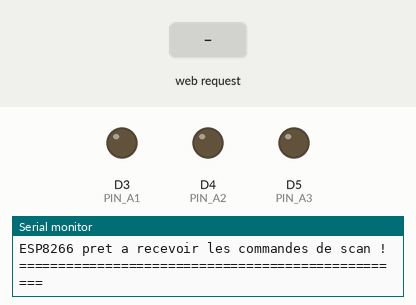
The sketch below on a simulated ESP8266 (Wemos D1 mini). Shown: output pins drawn as LEDs (lit = HIGH), the last lines printed to the serial monitor. Dashed ring = blinking. The test bench sets the inputs (shaded band). WiFi joins after 1.5 s; servers stay silent unless stated.

Above: at 3.5 s.
3.6 s: HTTP request GET /test received
At 3.67 s:
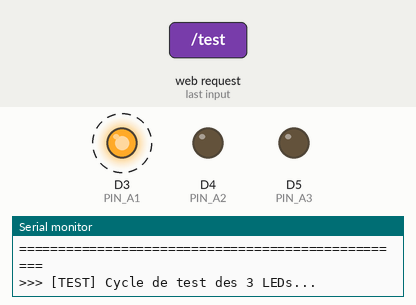
6.6 s: HTTP request GET /blink?casier=A1 received
At 6.75 s:
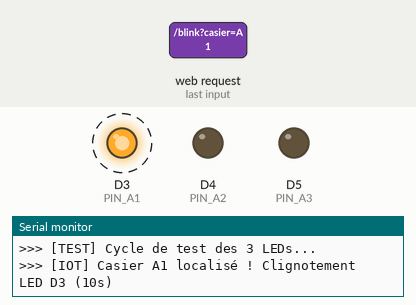
9.6 s: HTTP request GET /off received
At 10.8 s:
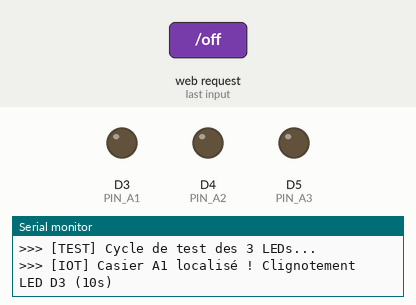
11.2 s: HTTP request GET /blink?casier=A2 received
At 11.62 s:
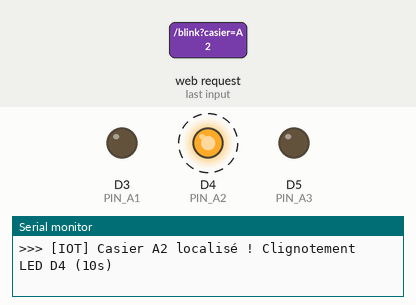
Timing chart, 0 to 15.2 s (numbered marks = the images above; inputs shaded):
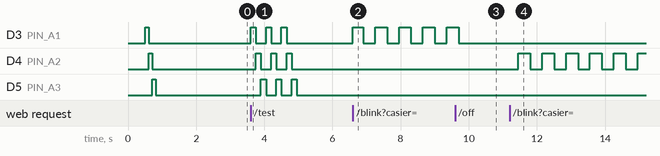

Measured:
- after the input at 3.6 s, D3 (PIN_A1): alternates HIGH for 0.15 s and LOW for 0.30 s, 6 changes in all, then stays LOW, starting at once; D4 (PIN_A2): alternates HIGH for 0.15 s and LOW for 0.30 s, 6 changes in all, then stays LOW, starting after 0.15 s
- after the input at 6.6 s, D3 (PIN_A1): alternates HIGH for 0.35 s and LOW for 0.35 s, starting at once
- after the input at 9.6 s, D3 (PIN_A1): goes on until 9.7 s, then stays LOW
- after the input at 11.2 s, D4 (PIN_A2): alternates HIGH for 0.35 s and LOW for 0.35 s, starting after 0.25 s

The sketch:

keylocator_esp8266.ino
```cpp
/*
 ===============================================================================
  KeyLocator — Firmware ESP8266 / NodeMCU (Guidage Lumineux IoT)
 ===============================================================================
  Matériel :
    - Carte ESP8266 (NodeMCU v2/v3 ou Wemos D1 Mini)
    - Breadboard + 3 LEDs + résistances (220Ω ou 330Ω)

  Câblage des LEDs :
    - LED Casier A1 (Clé UE 11R) : Broche D3 (GPIO 0) -> Anode (+) | GND -> Cathode (-)
    - LED Casier A2 (Clé C8 208) : Broche D4 (GPIO 2) -> Anode (+) | GND -> Cathode (-)
    - LED Casier A3 (Clé UG 5D)  : Broche D5 (GPIO 14)-> Anode (+) | GND -> Cathode (-)

  Fonctionnement :
    1. L'ESP8266 se connecte à votre réseau Wi-Fi local.
    2. Il interroge en continu le Backend FastAPI (http://<PC_IP>:8000/api/iot/active).
    3. Dès qu'une clé est identifiée par le scan Web, la LED du casier correspondant
       clignote pendant 10 secondes !
    4. Un mini-serveur Web interne permet aussi de tester les LEDs depuis un navigateur :
       http://<IP_ESP8266>/test
 ===============================================================================
*/

#include <ESP8266WiFi.h>
#include <ESP8266HTTPClient.h>
#include <ESP8266WebServer.h>
#include <WiFiClient.h>

// =============================================================================
// 1. CONFIGURATION DU RÉSEAU WI-FI & DU SERVEUR BACKEND
// =============================================================================
const char* WIFI_SSID     = "VOTRE_NOM_WIFI";       // <-- Remplacez par le nom de votre box Wi-Fi
const char* WIFI_PASSWORD = "VOTRE_MOT_DE_PASSE";   // <-- Mot de passe Wi-Fi

// Adresse IP de votre PC sur le réseau local (affichée au démarrage du projet)
const char* SERVER_HOST   = "192.168.1.17";         // <-- IP locale de votre ordinateur
const int   SERVER_PORT   = 8000;

// URL de l'endpoint ultra-léger du backend
const String IOT_ENDPOINT = "/api/iot/active";

// =============================================================================
// 2. CONFIGURATION DES BROCHES (PINS) DES 3 CASIERS
// =============================================================================
const int PIN_A1 = D3;  // Casier A1 (UE 11R)
const int PIN_A2 = D4;  // Casier A2 (C8 208 / C8 206)
const int PIN_A3 = D5;  // Casier A3 (UG 5D)

// Durée de clignotement par défaut (10 secondes)
const unsigned long DUREE_CLIGNOTEMENT_MS = 10000;
const unsigned long PERIODE_BLINK_MS      = 200;    // Clignote toutes les 200ms

// =============================================================================
// VARIABLES GLOBALES
// =============================================================================
ESP8266WebServer server(80);
WiFiClient wifiClient;

int pinActif = -1;                          // -1 = aucune LED active
unsigned long finClignotement = 0;          // Timestamp d'extinction
unsigned long dernierBlink = 0;
bool etatLedBlink = false;
unsigned long dernierPoll = 0;
const unsigned long INTERVALLE_POLL_MS = 350; // Interroge le serveur toutes les 350ms


// =============================================================================
// FONCTIONS DE CONTRÔLE DES LEDS
// =============================================================================
void eteindreToutesLesLeds() {
  digitalWrite(PIN_A1, LOW);
  digitalWrite(PIN_A2, LOW);
  digitalWrite(PIN_A3, LOW);
  pinActif = -1;
  finClignotement = 0;
}

void activerCasier(String casier, unsigned long dureeMs = DUREE_CLIGNOTEMENT_MS) {
  eteindreToutesLesLeds();

  if (casier == "A1") {
    pinActif = PIN_A1;
    Serial.println(">>> [IOT] Casier A1 localisé ! Clignotement LED D3 (10s)");
  } else if (casier == "A2") {
    pinActif = PIN_A2;
    Serial.println(">>> [IOT] Casier A2 localisé ! Clignotement LED D4 (10s)");
  } else if (casier == "A3") {
    pinActif = PIN_A3;
    Serial.println(">>> [IOT] Casier A3 localisé ! Clignotement LED D5 (10s)");
  } else {
    return;
  }

  finClignotement = millis() + dureeMs;
}

void gererClignotement() {
  if (pinActif == -1) return;

  unsigned long maintenant = millis();

  // Fin du délai de 10 secondes atteint -> éteindre
  if (maintenant >= finClignotement) {
    Serial.println(">>> [IOT] Fin des 10s — Extinction de la LED");
    eteindreToutesLesLeds();
    return;
  }

  // Animation de clignotement régulier (200ms ON / 200ms OFF)
  if (maintenant - dernierBlink >= PERIODE_BLINK_MS) {
    dernierBlink = maintenant;
    etatLedBlink = !etatLedBlink;
    digitalWrite(pinActif, etatLedBlink ? HIGH : LOW);
  }
}

// =============================================================================
// INTERROGATION DU BACKEND FASTAPI (POLLING)
// =============================================================================
void interrogerServeur() {
  if (WiFi.status() != WL_CONNECTED) return;

  HTTPClient http;
  String url = "http://" + String(SERVER_HOST) + ":" + String(SERVER_PORT) + IOT_ENDPOINT;

  http.begin(wifiClient, url);
  http.setTimeout(800);

  int httpCode = http.GET();
  if (httpCode == HTTP_CODE_OK) {
    String reponse = http.getString();
    reponse.trim();

    if (reponse == "A1" || reponse == "A2" || reponse == "A3") {
      // Si la LED n'est pas déjà en train de clignoter pour ce casier
      int cible = (reponse == "A1") ? PIN_A1 : ((reponse == "A2") ? PIN_A2 : PIN_A3);
      if (pinActif != cible || millis() >= finClignotement) {
        activerCasier(reponse);
      }
    }
  }

  http.end();
}

// =============================================================================
// SERVEUR WEB LOCAL ESP8266 (Test direct & Webhooks)
// =============================================================================
void setupWebServer() {
  server.on("/", []() {
    String html = "<h1>KeyLocator ESP8266 pret !</h1>"
                  "<p>IP : " + WiFi.localIP().toString() + "</p>"
                  "<ul>"
                  "<li><a href='/blink?casier=A1'>Tester Casier A1 (D3)</a></li>"
                  "<li><a href='/blink?casier=A2'>Tester Casier A2 (D4)</a></li>"
                  "<li><a href='/blink?casier=A3'>Tester Casier A3 (D5)</a></li>"
                  "<li><a href='/test'>Tester toutes les LEDs</a></li>"
                  "<li><a href='/off'>Tout eteindre</a></li>"
                  "</ul>";
    server.send(200, "text/html", html);
  });

  server.on("/blink", []() {
    if (server.hasArg("casier")) {
      String casier = server.arg("casier");
      activerCasier(casier);
      server.send(200, "text/plain", "OK: Casier " + casier + " clignote 10s");
    } else {
      server.send(400, "text/plain", "Parametre 'casier' manquant");
    }
  });

  server.on("/test", []() {
    Serial.println(">>> [TEST] Cycle de test des 3 LEDs...");
    for (int i = 0; i < 3; i++) {
      digitalWrite(PIN_A1, HIGH); delay(150); digitalWrite(PIN_A1, LOW);
      digitalWrite(PIN_A2, HIGH); delay(150); digitalWrite(PIN_A2, LOW);
      digitalWrite(PIN_A3, HIGH); delay(150); digitalWrite(PIN_A3, LOW);
    }
    server.send(200, "text/plain", "Test effectue avec succes sur D3, D4, D5 !");
  });

  server.on("/off", []() {
    eteindreToutesLesLeds();
    server.send(200, "text/plain", "Toutes les LEDs sont eteintes");
  });

  server.begin();
  Serial.println("[HTTP] Serveur Web ESP8266 demarre sur le port 80");
}

// =============================================================================
// INITIALISATION (SETUP)
// =============================================================================
void setup() {
  Serial.begin(115200);
  delay(500);

  Serial.println();
  Serial.println("==================================================");
  Serial.println("       KeyLocator — Demarrage ESP8266 IoT         ");
  Serial.println("==================================================");

  // Configuration des broches en SORTIE
  pinMode(PIN_A1, OUTPUT);
  pinMode(PIN_A2, OUTPUT);
  pinMode(PIN_A3, OUTPUT);
  eteindreToutesLesLeds();

  // Animation de démarrage (LED test rapide)
  digitalWrite(PIN_A1, HIGH); delay(100); digitalWrite(PIN_A1, LOW);
  digitalWrite(PIN_A2, HIGH); delay(100); digitalWrite(PIN_A2, LOW);
  digitalWrite(PIN_A3, HIGH); delay(100); digitalWrite(PIN_A3, LOW);

  // Connexion Wi-Fi
  Serial.print("Connexion au Wi-Fi : ");
  Serial.println(WIFI_SSID);
  WiFi.mode(WIFI_STA);
  WiFi.begin(WIFI_SSID, WIFI_PASSWORD);

  int tentatives = 0;
  while (WiFi.status() != WL_CONNECTED && tentatives < 30) {
    delay(500);
    Serial.print(".");
    tentatives++;
  }

  if (WiFi.status() == WL_CONNECTED) {
    Serial.println();
    Serial.println(">>> Wi-Fi CONNECTE avec succes !");
    Serial.print(">>> Adresse IP de l'ESP8266 : ");
    Serial.println(WiFi.localIP());
  } else {
    Serial.println();
    Serial.println("⚠️ Echec de connexion Wi-Fi. Verifiez SSID et mot de passe.");
  }

  // Démarrer le serveur Web local
  setupWebServer();
  Serial.println("==================================================");
  Serial.println("ESP8266 pret a recevoir les commandes de scan !");
  Serial.println("==================================================");
}

// =============================================================================
// BOUCLE PRINCIPALE (LOOP)
// =============================================================================
void loop() {
  server.handleClient();
  gererClignotement();

  // Interrogation périodique du Backend (toutes les 350ms)
  unsigned long maintenant = millis();
  if (maintenant - dernierPoll >= INTERVALLE_POLL_MS) {
    dernierPoll = maintenant;
    interrogerServeur();
  }
}
```
